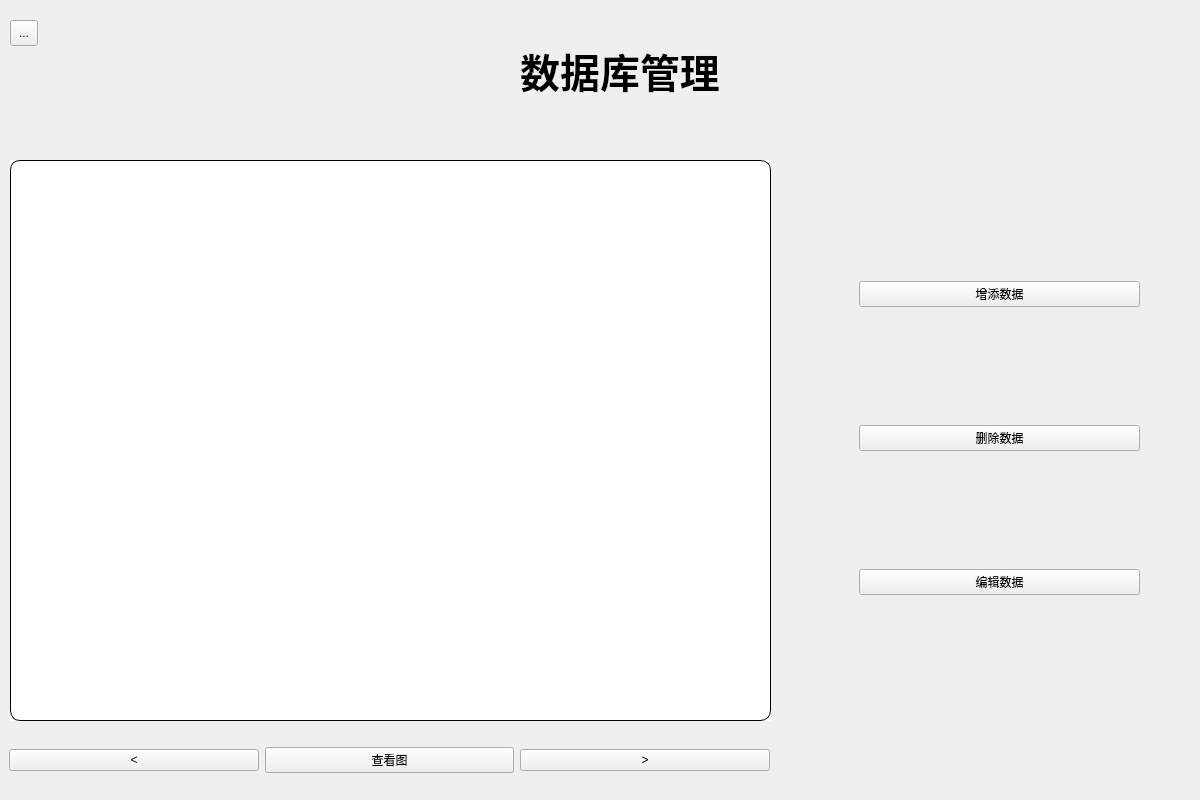
<?xml version="1.0" encoding="UTF-8"?>
<ui version="4.0">
 <class>sensor1</class>
 <widget class="QWidget" name="sensor1">
  <property name="geometry">
   <rect>
    <x>0</x>
    <y>0</y>
    <width>1200</width>
    <height>800</height>
   </rect>
  </property>
  <property name="sizePolicy">
   <sizepolicy hsizetype="Expanding" vsizetype="Expanding">
    <horstretch>255</horstretch>
    <verstretch>255</verstretch>
   </sizepolicy>
  </property>
  <property name="minimumSize">
   <size>
    <width>1200</width>
    <height>800</height>
   </size>
  </property>
  <property name="maximumSize">
   <size>
    <width>1200</width>
    <height>800</height>
   </size>
  </property>
  <property name="windowTitle">
   <string>温度传感器数据</string>
  </property>
  <widget class="QLabel" name="bak">
   <property name="geometry">
    <rect>
     <x>0</x>
     <y>0</y>
     <width>1200</width>
     <height>800</height>
    </rect>
   </property>
   <property name="sizePolicy">
    <sizepolicy hsizetype="Expanding" vsizetype="Expanding">
     <horstretch>0</horstretch>
     <verstretch>0</verstretch>
    </sizepolicy>
   </property>
   <property name="minimumSize">
    <size>
     <width>1200</width>
     <height>775</height>
    </size>
   </property>
   <property name="maximumSize">
    <size>
     <width>1600</width>
     <height>800</height>
    </size>
   </property>
   <property name="styleSheet">
    <string notr="true">#bak{
	
	background-image: url(:/bak/bk4.png);
	background-repeat : no-repeat;
	background-position:  center;
	background-size: cover;
}</string>
   </property>
   <property name="text">
    <string/>
   </property>
  </widget>
  <widget class="QLabel" name="time">
   <property name="geometry">
    <rect>
     <x>10</x>
     <y>100</y>
     <width>1181</width>
     <height>61</height>
    </rect>
   </property>
   <property name="minimumSize">
    <size>
     <width>1181</width>
     <height>61</height>
    </size>
   </property>
   <property name="maximumSize">
    <size>
     <width>1181</width>
     <height>61</height>
    </size>
   </property>
   <property name="font">
    <font>
     <pointsize>20</pointsize>
    </font>
   </property>
   <property name="text">
    <string/>
   </property>
   <property name="alignment">
    <set>Qt::AlignCenter</set>
   </property>
  </widget>
  <widget class="QLabel" name="titleLabel">
   <property name="geometry">
    <rect>
     <x>20</x>
     <y>20</y>
     <width>1200</width>
     <height>100</height>
    </rect>
   </property>
   <property name="sizePolicy">
    <sizepolicy hsizetype="Expanding" vsizetype="Expanding">
     <horstretch>0</horstretch>
     <verstretch>0</verstretch>
    </sizepolicy>
   </property>
   <property name="minimumSize">
    <size>
     <width>1200</width>
     <height>100</height>
    </size>
   </property>
   <property name="maximumSize">
    <size>
     <width>1200</width>
     <height>100</height>
    </size>
   </property>
   <property name="font">
    <font>
     <pointsize>30</pointsize>
     <bold>true</bold>
    </font>
   </property>
   <property name="text">
    <string>数据库管理</string>
   </property>
   <property name="alignment">
    <set>Qt::AlignCenter</set>
   </property>
  </widget>
  <widget class="QTableView" name="tableView">
   <property name="geometry">
    <rect>
     <x>10</x>
     <y>160</y>
     <width>761</width>
     <height>561</height>
    </rect>
   </property>
   <property name="layoutDirection">
    <enum>Qt::LeftToRight</enum>
   </property>
   <property name="autoFillBackground">
    <bool>true</bool>
   </property>
   <property name="styleSheet">
    <string notr="true">QTableView { 
                      		 border: 1px solid black; 
                             padding: 10px; 
                             background: rgba(255, 255, 255, 242); 
                             border-radius: 10px; }</string>
   </property>
  </widget>
  <widget class="QWidget" name="horizontalLayoutWidget">
   <property name="geometry">
    <rect>
     <x>9</x>
     <y>730</y>
     <width>761</width>
     <height>61</height>
    </rect>
   </property>
   <layout class="QHBoxLayout" name="horizontalLayout">
    <item>
     <widget class="QPushButton" name="prevButton">
      <property name="text">
       <string>&lt;</string>
      </property>
     </widget>
    </item>
    <item>
     <widget class="QPushButton" name="chartshowbtn">
      <property name="text">
       <string>查看图</string>
      </property>
     </widget>
    </item>
    <item>
     <widget class="QPushButton" name="nextButton">
      <property name="text">
       <string>&gt;</string>
      </property>
     </widget>
    </item>
   </layout>
  </widget>
  <widget class="QWidget" name="verticalLayoutWidget">
   <property name="geometry">
    <rect>
     <x>859</x>
     <y>169</y>
     <width>281</width>
     <height>541</height>
    </rect>
   </property>
   <layout class="QVBoxLayout" name="verticalLayout">
    <item>
     <widget class="QPushButton" name="addbtn">
      <property name="text">
       <string>增添数据</string>
      </property>
     </widget>
    </item>
    <item>
     <widget class="QPushButton" name="delbtn">
      <property name="text">
       <string>删除数据</string>
      </property>
     </widget>
    </item>
    <item>
     <widget class="QPushButton" name="editbtn">
      <property name="text">
       <string>编辑数据</string>
      </property>
     </widget>
    </item>
   </layout>
  </widget>
  <widget class="QToolButton" name="toolButton">
   <property name="geometry">
    <rect>
     <x>10</x>
     <y>20</y>
     <width>28</width>
     <height>26</height>
    </rect>
   </property>
   <property name="text">
    <string>...</string>
   </property>
   <property name="icon">
    <iconset theme="QIcon::ThemeIcon::DocumentProperties"/>
   </property>
  </widget>
 </widget>
 <resources/>
 <connections/>
</ui>
